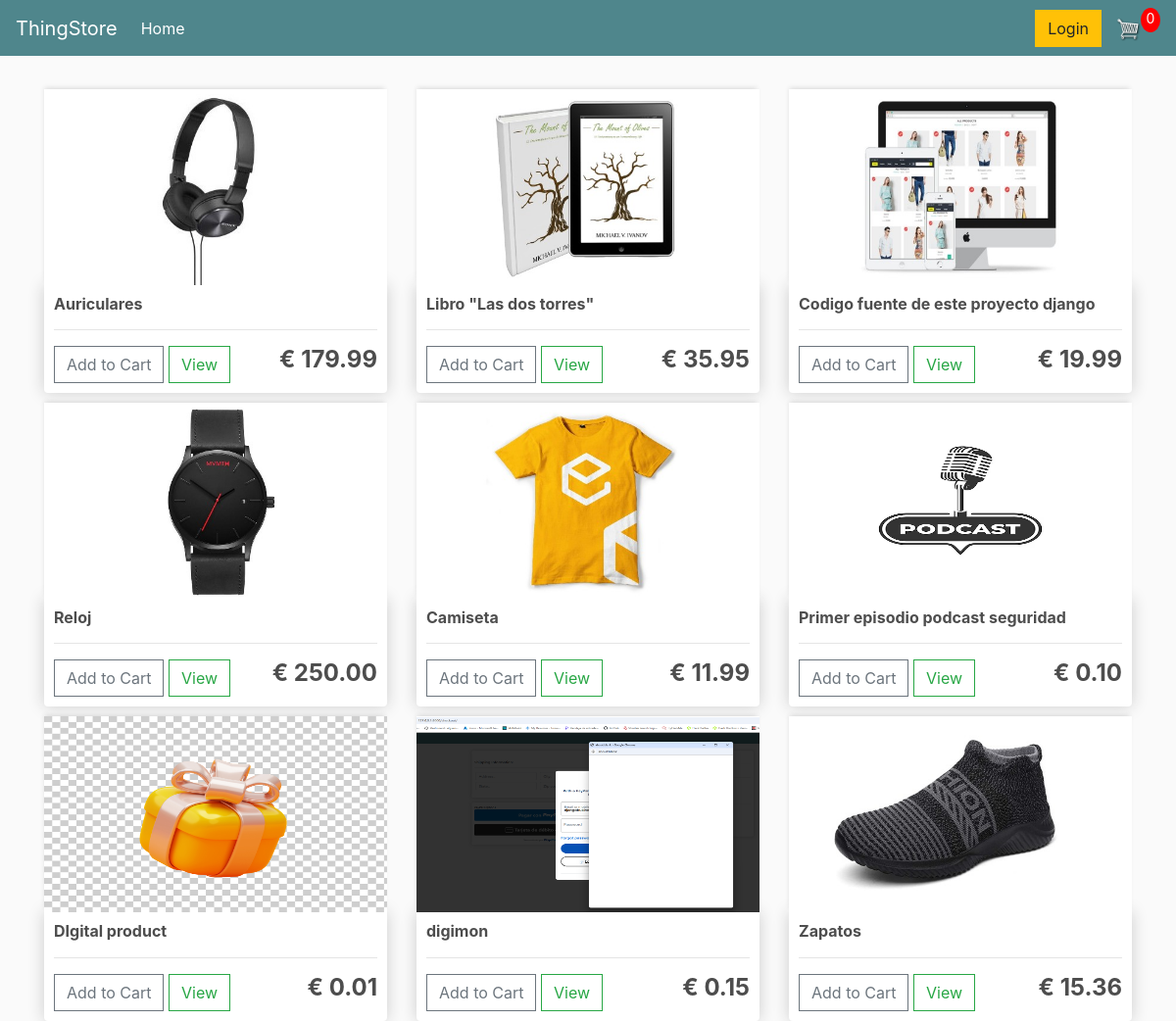
The page / on the database its author committed.
### store/models.py (models this page shows, shortened)
class Product(models.Model):
    name = models.CharField(max_length=200)
    price = models.DecimalField(max_digits=10, decimal_places=2) # Cambiado de FloatField a DecimalField
    digital = models.BooleanField(default=False, null=True, blank=True)
    image = models.ImageField(null=True, blank=True, upload_to='product_images/')
    digital_file = models.FileField(upload_to='digital_products/', null=True, blank=True) # Campo para el archivo descargable
    @property
    def imageURL(self):
        try:
            url = self.image.url
        except ValueError: # Capturar ValueError si no hay archivo (en vez de un 'except' genérico)
            url = ''
        return url

### store/views.py (the view)
# urls.py: path('', include('store.urls')),
def store(request):
    data = cartData(request)
    cartItems = data['cartItems']
    order = data['order']
    products = Product.objects.all()
    context = {'products': products, 'cartItems': cartItems}
    return render(request, 'store/store.html', context)

### store/utils.py (called while the page is built, shortened)
def cookieCart(request):
    try:
        cart = json.loads(request.COOKIES.get('cart', '{}'))
    except json.JSONDecodeError:
        cart = {}
    items = []
    order = {'get_cart_total': Decimal('0.00'), 'get_cart_items': 0, 'shipping': False}
    cartItems = 0
    return {'cartItems': cartItems, 'order': order, 'items': items}

### store/templates/store/store.html (shortened to what this page needs)
{% extends 'store/main.html' %}
{% load static %}
{% block content %}
    <div class="row">
        {% for product in products %}
        <div class="col-lg-4">
            <img class="thumbnail" src="{{product.imageURL}}">
            <div class="box-element product">
                <h6><strong>{{product.name}}</strong></h6>
                <hr>
                <button data-product="{{product.id}}" data-action="add" class="btn btn-outline-secondary add-btn update-cart">Add to Cart</button>
                <a class="btn btn-outline-success" href="#">View</a>
                <h4 style="display: inline-block; float: right"><strong>€ {{product.price|floatformat:2}}</strong></h4>
            </div>
        </div>
        {% endfor %}
    </div>
{% endblock content %}

### static/css/main.css (style rules this page uses)
body { background-color: hsl(0, 0%, 98%); }
h1,h2,h3,h4,h5,h6 { color:hsl(0, 0%, 30%); }
.box-element { box-shadow:hsl(0, 0%, 80%) 0 0 16px; background-color: #fff; border-radius: 4px; padding: 10px; }
.thumbnail { width: 100%; height: 200px; -webkit-box-shadow: -1px -3px 5px -2px rgba(214,214,214,1); -moz-box-shadow: -1px -3px 5px -2px rgba(214,214,214,1); box-shadow: -1px -3px 5px -2px rgba(214,214,214,1); }
.product { border-radius: 0 0 4px 4px; }
.col-lg-4, .col-lg-6, .col-lg-8, .col-lg-12 { margin-top: 10px; }
.btn { border-radius: 0; }

### rows shown on the page
Product: imageURL (picture), name "Auriculares", price "179.99"
Product: imageURL (picture), name "Libro \"Las dos torres\"", price "35.95"
Product: imageURL (picture), name "Codigo fuente de este proyecto django", price "19.99"
Product: imageURL (picture), name "Reloj", price "250.00"
Product: imageURL (picture), name "Camiseta", price "11.99"
Product: imageURL (picture), name "Primer episodio podcast seguridad", price "0.10"
Product: imageURL (picture), name "DIgital product", price "0.01"
Product: imageURL (picture), name "digimon", price "0.15"
Product: imageURL (picture), name "Zapatos", price "15.36"

### other values the page prints
{{ cartItems }} "0"
